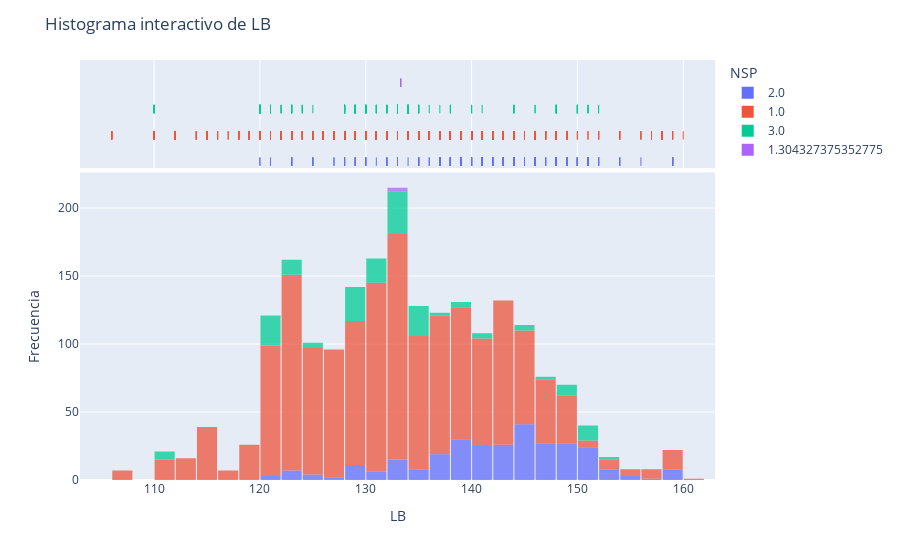

Source (notebook cell):
### Code cell
plot_histogram_interactive(df, "LB", group="NSP")

### Figure 1 — Plotly figure (JSON) as saved in the notebook; plotly's stock layout.template omitted (floating-point values rounded to 4 significant figures; data arrays with more than 128 entries replaced by an {"elided": "..."} marker saying what was removed)
{"data": [{"bingroup": "x", "hovertemplate": "NSP=2.0<br>LB=%{x}<br>count=%{y}<extra></extra>", "legendgroup": "2.0", "marker": {"color": "#636efa", "opacity": 0.75, "pattern": {"shape": ""}}, "name": "2.0", "nbinsx": 30, "orientation": "v", "showlegend": true, "type": "histogram", "x": {"elided": "295 float values"}, "xaxis": "x", "yaxis": "y"}, {"boxpoints": "all", "fillcolor": "rgba(255,255,255,0)", "hoveron": "points", "hovertemplate": "NSP=2.0<br>LB=%{x}<extra></extra>", "jitter": 0, "legendgroup": "2.0", "line": {"color": "rgba(255,255,255,0)"}, "marker": {"color": "#636efa", "symbol": "line-ns-open"}, "name": "2.0", "showlegend": false, "type": "box", "x": {"elided": "295 float values"}, "xaxis": "x2", "yaxis": "y2"}, {"bingroup": "x", "hovertemplate": "NSP=1.0<br>LB=%{x}<br>count=%{y}<extra></extra>", "legendgroup": "1.0", "marker": {"color": "#EF553B", "opacity": 0.75, "pattern": {"shape": ""}}, "name": "1.0", "nbinsx": 30, "orientation": "v", "showlegend": true, "type": "histogram", "x": {"elided": "1620 float values"}, "xaxis": "x", "yaxis": "y"}, {"boxpoints": "all", "fillcolor": "rgba(255,255,255,0)", "hoveron": "points", "hovertemplate": "NSP=1.0<br>LB=%{x}<extra></extra>", "jitter": 0, "legendgroup": "1.0", "line": {"color": "rgba(255,255,255,0)"}, "marker": {"color": "#EF553B", "symbol": "line-ns-open"}, "name": "1.0", "showlegend": false, "type": "box", "x": {"elided": "1620 float values"}, "xaxis": "x2", "yaxis": "y2"}, {"bingroup": "x", "hovertemplate": "NSP=3.0<br>LB=%{x}<br>count=%{y}<extra></extra>", "legendgroup": "3.0", "marker": {"color": "#00cc96", "opacity": 0.75, "pattern": {"shape": ""}}, "name": "3.0", "nbinsx": 30, "orientation": "v", "showlegend": true, "type": "histogram", "x": {"elided": "176 float values"}, "xaxis": "x", "yaxis": "y"}, {"boxpoints": "all", "fillcolor": "rgba(255,255,255,0)", "hoveron": "points", "hovertemplate": "NSP=3.0<br>LB=%{x}<extra></extra>", "jitter": 0, "legendgroup": "3.0", "line": {"color": "rgba(255,255,255,0)"}, "marker": {"color": "#00cc96", "symbol": "line-ns-open"}, "name": "3.0", "showlegend": false, "type": "box", "x": {"elided": "176 float values"}, "xaxis": "x2", "yaxis": "y2"}, {"bingroup": "x", "hovertemplate": "NSP=1.304327375352775<br>LB=%{x}<br>count=%{y}<extra></extra>", "legendgroup": "1.304327375352775", "marker": {"color": "#ab63fa", "opacity": 0.75, "pattern": {"shape": ""}}, "name": "1.304327375352775", "nbinsx": 30, "orientation": "v", "showlegend": true, "type": "histogram", "x": [133.3, 133.3, 133.3], "xaxis": "x", "yaxis": "y"}, {"boxpoints": "all", "fillcolor": "rgba(255,255,255,0)", "hoveron": "points", "hovertemplate": "NSP=1.304327375352775<br>LB=%{x}<extra></extra>", "jitter": 0, "legendgroup": "1.304327375352775", "line": {"color": "rgba(255,255,255,0)"}, "marker": {"color": "#ab63fa", "symbol": "line-ns-open"}, "name": "1.304327375352775", "showlegend": false, "type": "box", "x": [133.3, 133.3, 133.3], "xaxis": "x2", "yaxis": "y2"}], "layout": {"bargap": 0.05, "barmode": "relative", "legend": {"title": {"text": "NSP"}, "tracegroupgap": 0}, "margin": {"t": 60}, "title": {"text": "Histograma interactivo de LB"}, "xaxis": {"anchor": "y", "domain": [0, 1], "title": {"text": "LB"}}, "xaxis2": {"anchor": "y2", "domain": [0, 1], "matches": "x", "showgrid": true, "showticklabels": false}, "yaxis": {"anchor": "x", "domain": [0, 0.7326], "title": {"text": "Frecuencia"}}, "yaxis2": {"anchor": "x2", "domain": [0.7426, 1], "matches": "y2", "showgrid": false, "showline": false, "showticklabels": false, "ticks": ""}}}
